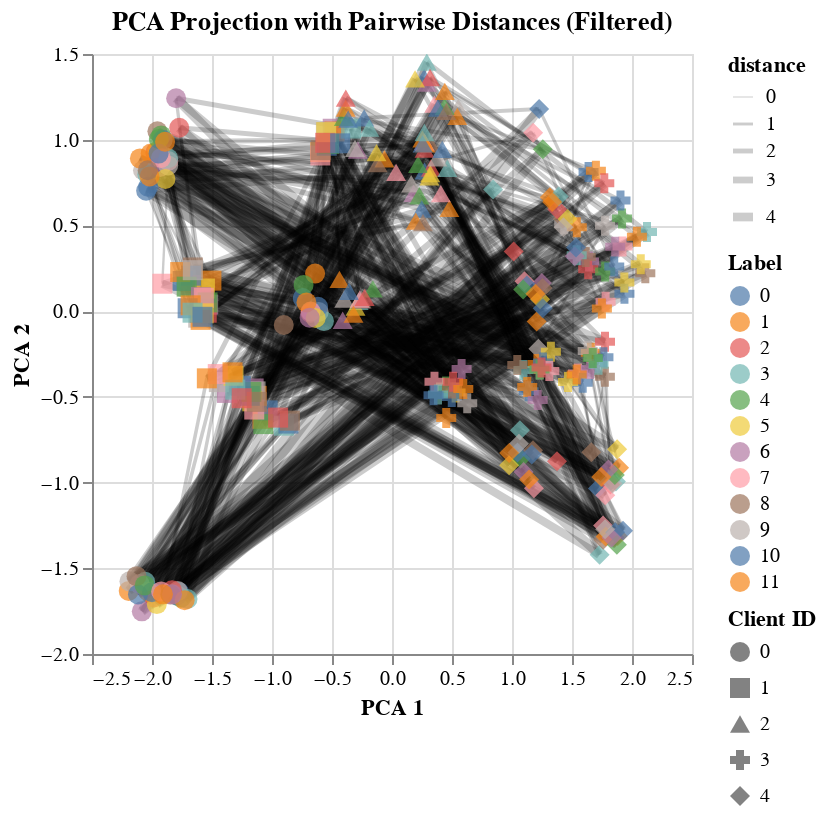

Source (notebook cell):
### Code cell
plot = plot_prototypes_with_distances(df_final, method='pca')
plot.show()  # or just `plot` in Jupyter

### Figure 1 — Vega specification as saved in the notebook (floating-point values rounded to 4 significant figures; data arrays with more than 128 entries replaced by an {"elided": "..."} marker saying what was removed)
{"$schema": "https://vega.github.io/schema/vega/v5.json", "data": [{"name": "_server_source_1", "values": {"elided": "300 records"}}, {"name": "_server_source_0", "values": {"elided": "600 records"}}, {"name": "param_16_store"}, {"name": "param_17_store"}, {"name": "param_18_store"}, {"name": "source_0", "source": "_server_source_0", "transform": [{"type": "filter", "expr": "!length(data(\"param_16_store\")) || vlSelectionTest(\"param_16_store\", datum)"}, {"type": "filter", "expr": "!length(data(\"param_17_store\")) || vlSelectionTest(\"param_17_store\", datum)"}, {"type": "filter", "expr": "isValid(datum[\"x1\"]) && isFinite(+datum[\"x1\"]) && isValid(datum[\"y1\"]) && isFinite(+datum[\"y1\"]) && isValid(datum[\"distance\"]) && isFinite(+datum[\"distance\"])"}, {"type": "project", "fields": ["distance", "x1", "x2", "y1", "y2"]}]}, {"name": "source_1", "source": "_server_source_1", "transform": [{"type": "filter", "expr": "!length(data(\"param_16_store\")) || vlSelectionTest(\"param_16_store\", datum)"}, {"type": "filter", "expr": "!length(data(\"param_17_store\")) || vlSelectionTest(\"param_17_store\", datum)"}, {"type": "filter", "expr": "isValid(datum[\"pca_0\"]) && isFinite(+datum[\"pca_0\"]) && isValid(datum[\"pca_1\"]) && isFinite(+datum[\"pca_1\"])"}, {"type": "project", "fields": ["client_id", "epoch", "label", "pca_0", "pca_1"]}]}, {"name": "source_1_color_domain_label", "source": "source_1", "transform": [{"type": "aggregate", "groupby": ["label"], "fields": [], "ops": [], "as": []}, {"type": "formula", "expr": "datum['label']", "as": "sort_field"}, {"type": "project", "fields": ["label"]}]}, {"name": "source_1_shape_domain_client_id", "source": "source_1", "transform": [{"type": "aggregate", "groupby": ["client_id"], "fields": [], "ops": [], "as": []}, {"type": "formula", "expr": "datum['client_id']", "as": "sort_field"}, {"type": "project", "fields": ["client_id"]}]}], "signals": [{"name": "unit", "value": {}, "on": [{"events": "pointermove", "update": "isTuple(group()) ? group() : unit"}]}, {"name": "param_17_label", "value": null, "bind": {"input": "range", "max": 11, "min": 0, "name": "Label", "step": 1}}, {"name": "param_16_epoch", "value": null, "bind": {"input": "range", "max": 4, "min": 0, "name": "Epoch", "step": 1}}, {"name": "param_16", "update": "vlSelectionResolve(\"param_16_store\", \"union\", true, true)"}, {"name": "param_17", "update": "vlSelectionResolve(\"param_17_store\", \"union\", true, true)"}, {"name": "param_18", "update": "vlSelectionResolve(\"param_18_store\", \"union\")"}, {"name": "param_16_tuple", "update": "param_16_epoch !== null ? {fields: param_16_tuple_fields, values: [param_16_epoch]} : null"}, {"name": "param_16_tuple_fields", "value": [{"type": "E", "field": "epoch"}]}, {"name": "param_16_modify", "on": [{"events": {"signal": "param_16_tuple"}, "update": "modify(\"param_16_store\", param_16_tuple, true)"}]}, {"name": "param_17_tuple", "update": "param_17_label !== null ? {fields: param_17_tuple_fields, values: [param_17_label]} : null"}, {"name": "param_17_tuple_fields", "value": [{"type": "E", "field": "label"}]}, {"name": "param_17_modify", "on": [{"events": {"signal": "param_17_tuple"}, "update": "modify(\"param_17_store\", param_17_tuple, true)"}]}, {"name": "param_18_x1", "on": [{"events": [{"source": "view", "type": "dblclick"}], "update": "null"}, {"events": {"signal": "param_18_translate_delta"}, "update": "panLinear(param_18_translate_anchor.extent_x, -param_18_translate_delta.x / width)"}, {"events": {"signal": "param_18_zoom_delta"}, "update": "zoomLinear(domain(\"x\"), param_18_zoom_anchor.x, param_18_zoom_delta)"}]}, {"name": "param_18_y1", "on": [{"events": [{"source": "view", "type": "dblclick"}], "update": "null"}, {"events": {"signal": "param_18_translate_delta"}, "update": "panLinear(param_18_translate_anchor.extent_y, param_18_translate_delta.y / height)"}, {"events": {"signal": "param_18_zoom_delta"}, "update": "zoomLinear(domain(\"y\"), param_18_zoom_anchor.y, param_18_zoom_delta)"}]}, {"name": "param_18_tuple", "on": [{"events": [{"signal": "param_18_x1 || param_18_y1"}], "update": "param_18_x1 && param_18_y1 ? {unit: \"view_5\", fields: param_18_tuple_fields, values: [param_18_x1,param_18_y1]} : null"}]}, {"name": "param_18_tuple_fields", "value": [{"field": "x1", "channel": "x", "type": "R"}, {"field": "y1", "channel": "y", "type": "R"}]}, {"name": "param_18_translate_anchor", "value": {}, "on": [{"events": [{"source": "scope", "type": "pointerdown"}], "update": "{x: x(unit), y: y(unit), extent_x: domain(\"x\"), extent_y: domain(\"y\")}"}]}, {"name": "param_18_translate_delta", "value": {}, "on": [{"events": [{"source": "window", "between": [{"source": "scope", "type": "pointerdown"}, {"source": "window", "type": "pointerup"}], "consume": true, "type": "pointermove"}], "update": "{x: param_18_translate_anchor.x - x(unit), y: param_18_translate_anchor.y - y(unit)}"}]}, {"name": "param_18_zoom_anchor", "on": [{"events": [{"source": "scope", "consume": true, "type": "wheel"}], "update": "{x: invert(\"x\", x(unit)), y: invert(\"y\", y(unit))}"}]}, {"name": "param_18_zoom_delta", "on": [{"events": [{"source": "scope", "type": "wheel", "consume": true}], "update": "pow(1.001, event.deltaY * pow(16, event.deltaMode))", "force": true}]}, {"name": "param_18_modify", "on": [{"events": {"signal": "param_18_tuple"}, "update": "modify(\"param_18_store\", param_18_tuple, true)"}]}], "marks": [{"type": "rule", "name": "view_5_marks", "from": {"data": "source_0"}, "encode": {"update": {"strokeWidth": {"field": "distance", "scale": "strokeWidth"}, "y2": {"field": "y2", "scale": "y"}, "stroke": {"value": "black"}, "opacity": {"value": 0.2}, "x2": {"field": "x2", "scale": "x"}, "x": {"field": "x1", "scale": "x"}, "tooltip": {"signal": "{\"distance\": format(datum[\"distance\"], \"\")}"}, "y": {"field": "y1", "scale": "y"}}}, "clip": true, "style": ["rule"], "interactive": true}, {"type": "symbol", "name": "layer_1_marks", "from": {"data": "source_1"}, "encode": {"update": {"y": {"field": "pca_1", "scale": "y"}, "fill": {"field": "label", "scale": "color"}, "size": {"value": 100}, "tooltip": {"signal": "{\"epoch\": format(datum[\"epoch\"], \"\"), \"client_id\": format(datum[\"client_id\"], \"\"), \"label\": format(datum[\"label\"], \"\")}"}, "opacity": {"value": 0.7}, "x": {"field": "pca_0", "scale": "x"}, "shape": {"field": "client_id", "scale": "shape"}}}, "interactive": true, "clip": true, "style": ["point"]}], "scales": [{"name": "x", "type": "linear", "domain": {"fields": [{"data": "source_0", "field": "x1"}, {"data": "source_0", "field": "x2"}, {"data": "source_1", "field": "pca_0"}]}, "range": [0, {"signal": "width"}], "zero": true, "domainRaw": {"signal": "param_18[\"x1\"]"}, "nice": true}, {"name": "y", "type": "linear", "domain": {"fields": [{"data": "source_0", "field": "y1"}, {"data": "source_0", "field": "y2"}, {"data": "source_1", "field": "pca_1"}]}, "range": [{"signal": "height"}, 0], "nice": true, "zero": true, "domainRaw": {"signal": "param_18[\"y1\"]"}}, {"name": "strokeWidth", "type": "linear", "domain": [0, 4.653], "range": [0.5, 5], "zero": true}, {"name": "color", "type": "ordinal", "domain": {"data": "source_1_color_domain_label", "field": "label", "sort": true}, "range": "category"}, {"name": "shape", "type": "ordinal", "domain": {"data": "source_1_shape_domain_client_id", "field": "client_id", "sort": true}, "range": "symbol"}], "axes": [{"scale": "x", "zindex": 0, "orient": "bottom", "gridScale": "y", "labels": false, "grid": true, "domain": false, "maxExtent": 0, "minExtent": 0, "ticks": false, "aria": false, "tickCount": {"signal": "ceil(width/40)"}}, {"scale": "y", "minExtent": 0, "ticks": false, "domain": false, "grid": true, "gridScale": "x", "zindex": 0, "labels": false, "aria": false, "maxExtent": 0, "tickCount": {"signal": "ceil(height/40)"}, "orient": "left"}, {"scale": "x", "title": "PCA 1", "tickCount": {"signal": "ceil(width/40)"}, "zindex": 0, "labelFlush": true, "orient": "bottom", "labelOverlap": true, "grid": false}, {"scale": "y", "zindex": 0, "orient": "left", "grid": false, "labelOverlap": true, "title": "PCA 2", "tickCount": {"signal": "ceil(height/40)"}}], "title": {"text": "PCA Projection with Pairwise Distances (Filtered)", "frame": "group"}, "padding": 5, "height": 300, "legends": [{"strokeWidth": "strokeWidth", "symbolType": "stroke", "title": "distance", "encode": {"symbols": {"update": {"stroke": {"value": "black"}, "opacity": {"value": 0.2}}}}}, {"title": "Label", "fill": "color", "symbolType": "circle", "encode": {"symbols": {"update": {"opacity": {"value": 0.7}}}}}, {"title": "Client ID", "shape": "shape", "symbolType": "circle", "encode": {"symbols": {"update": {"fill": {"value": "black"}, "fillOpacity": {"value": 0.7}, "opacity": {"value": 0.7}, "stroke": {"value": "transparent"}}}}}], "style": "cell", "background": "white", "width": 300}
